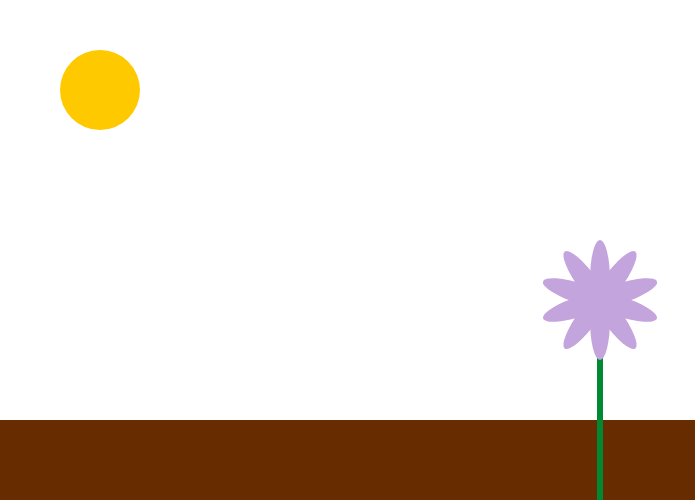
Frame 1 (no input)
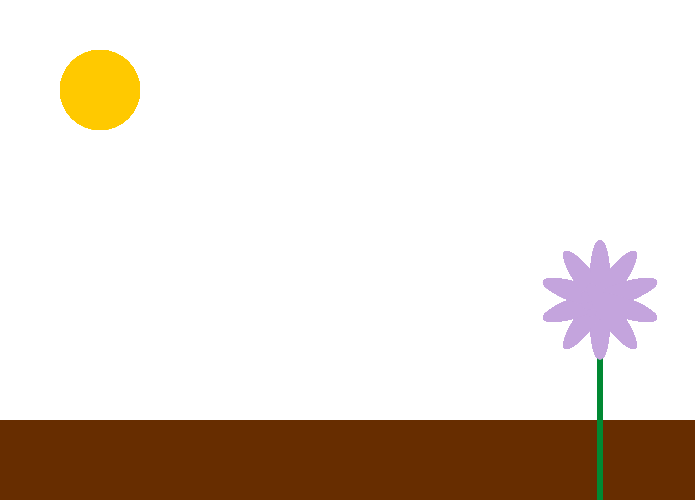
Frame 60 (no input)
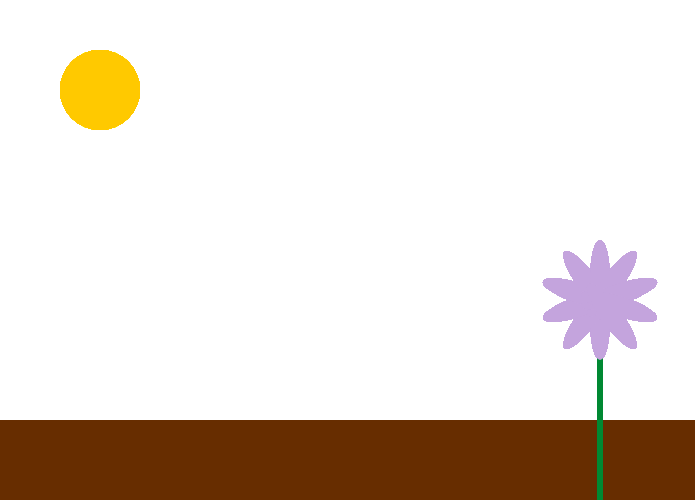
Frame 120 (the mouse pressed at the canvas centre since frame 60)

The p5.js sketch that drew these frames (run headless with seeded random() and noise() and a simulated clock; from frame 60 on, the mouse is pressed at the canvas centre):

// p5.js sketch
// ── sketch.js
let stemcolor;

var time;
var wait = 4000;

function windowResized() {
  resizeCanvas(windowWidth, windowHeight);
}

function setup() {
  createCanvas(700, 500);
  noStroke();
  stemcolor = color(0, 137, 50);
  dirtcolor = color(103, 45, 0);
  time = millis();
}

function draw() {
  // loop();
  // background(157, 242, 235);
  if (millis() - time >= wait) {
    time = millis();
    // background(29, 32, 41);
    background(random(255), random(255), random(255));
  }

  noStroke();
  fill(dirtcolor);
  rect(0, 420, 695, 80);

  fill(255, 201, 0, 255);
  circle(100, 90, 80);

  stroke(stemcolor);
  strokeWeight(6);
  line(600, 300, 600, 700);

  noStroke();
  translate(600, 300);
  fill("rgb(196,164,221)");
  for (let i = 0; i < 10; i++) {
    ellipse(0, 20, 20, 80);
    rotate(PI / 5);
  }
}
